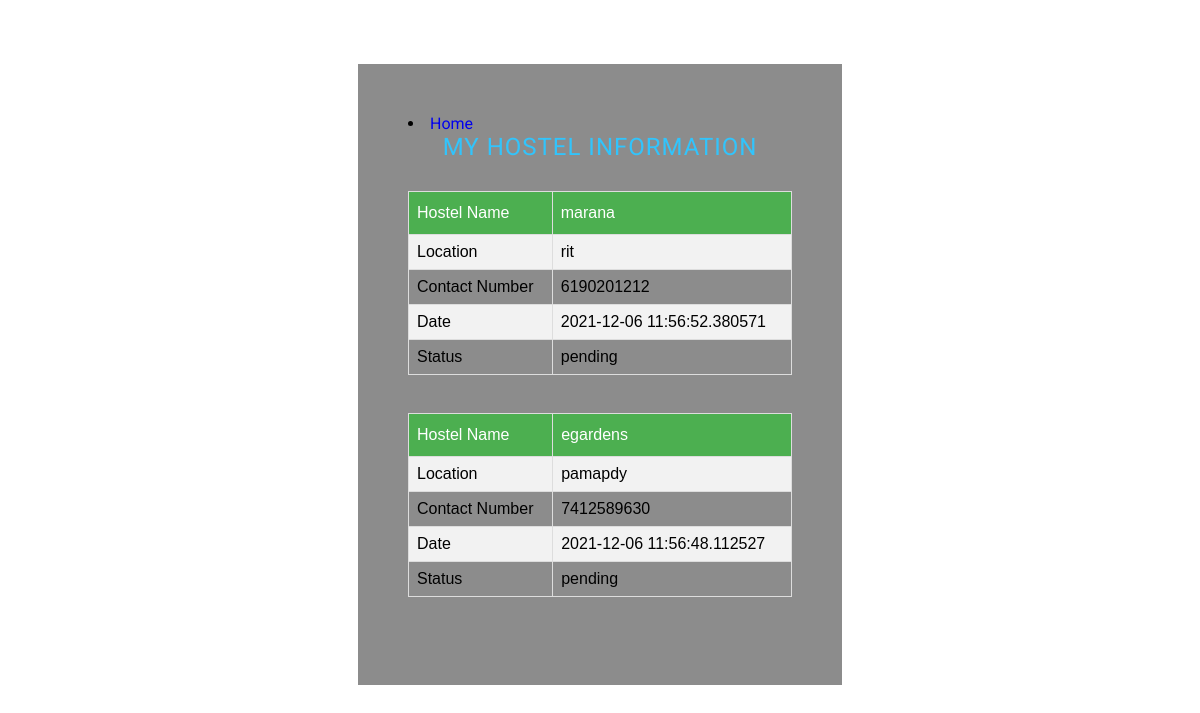
The app's page /myhstl/ (signed in) with its own data.
### warden/models.py (models this page shows)
class book(models.Model):
    Hid = models.IntegerField(default=0)
    Sid = models.IntegerField(default=0)
    sfn = models.CharField(max_length=50,default='')
    sln =models.CharField(max_length=50,default='')
    bdate = models.CharField(max_length=20)
    status = models.CharField(max_length=30, default='')

### student/views.py (the view)
# urls.py: path('myhstl/', student.views.myhstl, name='myhstl'),
def myhstl(request):
    uname = request.session['uname']
    data = Sreg.objects.get(uname=uname)
    uid = data.id
    un = data.sfname
    ul = data.slname
    q = book.objects.raw("select warden_book.*,student_Hreg.hname,student_Hreg.location,student_Hreg.con from warden_book,student_Hreg where student_Hreg.id=warden_book.Hid and  warden_book.Sid=%s order by warden_book.id desc ", [uid])
    print(len(q))
    context = {"t":"0"}
    if len(q)>0:
        context = {"kk":q,"t":"1"}
    template = loader.get_template("myhsl.html")
    return HttpResponse(template.render(context, request))

### Template/myhsl.html (shortened to what this page needs)
{% load static %}
<html>
</head>
<body>
<div class="video">
	<div class="center-container">
	    <div class="w3ls-agileinfo">
<head>
<link href="{% static 'reg-temp/css/style.css' %}" rel="stylesheet" type="text/css" media="all" />
		</div>
		 <div class="bg-agile">
<div class="main-top">
		<nav>
			<li><a href="{% url 's_home' %}" class="active">Home</a></li>
		</nav>
</div>
<h2>MY HOSTEL INFORMATION</h2>
<form action="{% url 'VACATE1' %}" method="post">
    {% if t == "1" %}
    {% for k in kk %}
<table align="center" id="customers">
  <tr>
    <th>Hostel Name</th>
      <th>{{k.hname}}</th>
  </tr>
    <tr>
     <td>Location</td><td>{{k.location}} </td>
    </tr>
    <tr>
     <td>Contact Number</td><td>{{k.con}} </td>
    </tr>
     <tr>
     <td>Date</td><td> {{k.bdate}}</td>
    </tr>
<tr>
     <td>Status</td><td>{{k.status}} </td>
    </tr>
</table>
    <br/>
    <br/>
    {% endfor %}
    {% else %}
    <h2>NO DATA</h2>
    {% endif %}
</form>
         </div>
    </div>
</div>
</body>
</html>

### static/reg-temp/css/style.css (style rules this page uses)
html,body,div,span,applet,object,iframe,h1,h2,h3,h4,h5,h6,p,blockquote,pre,a,abbr,acronym,address,big,cite,code,del,dfn,em,img,ins,kbd,q,s,samp,small,strike,strong,sub,sup,tt,var,b,u,i,dl,dt,dd,ol,nav ul,nav li,fieldset,form,label,legend,table,caption,tbody,tfoot,thead,tr,th,td,article,aside,canvas,details,embed,figure,figcaption,footer,header,hgroup,menu,nav,output,ruby,section,summary,time,mark,audio,video { margin:0;padding:0;border:0;font-size:100%;font:inherit;vertical-align:baseline; }
article, aside, details, figcaption, figure,footer, header, hgroup, menu, nav, section { display: block; }
table { border-collapse:collapse;border-spacing:0; }
a { text-decoration:none; }
body { font-family: 'Roboto', sans-serif; font-size: 100%; background:url(../images/course.jpg)no-repeat; background-position:0px 0px; text-align: left; min-height: 100%; background-size:cover; background-position:center; background-attachment:fixed; }
.center-container { padding: 0em 0 1em; }
.w3ls-agileinfo { padding: 2em 0; }
.bg-agile { width: 30%; margin: 0 auto; padding: 50px; background: rgba(0, 0, 0, 0.45); }
.bg-agile h2 { color: #31c4fc; text-align: center; font-size: 30px; letter-spacing: 1px; margin: 0px 0px 30px; font-family: 'Roboto', sans-serif; }
@media (max-width:1366px) { .bg-agile { width: 32%; } }
@media (max-width:1280px) { .bg-agile h2 { font-size: 24px; } }

### Template/myhsl.html (style rules this page uses)
#customers { font-family: "Trebuchet MS", Arial, Helvetica, sans-serif; border-collapse: collapse; width: 100%; }
#customers td, #customers th { border: 1px solid #ddd; padding: 8px; }
#customers tr:nth-child(even) { background-color: #f2f2f2; }
#customers th { padding-top: 12px; padding-bottom: 12px; text-align: left; background-color: #4CAF50; color: white; }

### records on screen
book: hname "marana", location "rit", con "6190201212", bdate "2021-12-06 11:56:52.380571", status "pending"
book: hname "egardens", location "pamapdy", con "7412589630", bdate "2021-12-06 11:56:48.112527", status "pending"
